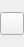
<?xml version="1.0" encoding="UTF-8"?>
<ui version="4.0">
 <class>LC_PointPickButton</class>
 <widget class="QWidget" name="LC_PointPickButton">
  <property name="geometry">
   <rect>
    <x>0</x>
    <y>0</y>
    <width>23</width>
    <height>46</height>
   </rect>
  </property>
  <property name="maximumSize">
   <size>
    <width>23</width>
    <height>16777215</height>
   </size>
  </property>
  <property name="windowTitle">
   <string>Form</string>
  </property>
  <layout class="QGridLayout" name="gridLayout" rowstretch="0,5,0">
   <property name="leftMargin">
    <number>0</number>
   </property>
   <property name="topMargin">
    <number>0</number>
   </property>
   <property name="rightMargin">
    <number>0</number>
   </property>
   <property name="bottomMargin">
    <number>0</number>
   </property>
   <property name="spacing">
    <number>0</number>
   </property>
   <item row="0" column="0">
    <widget class="QLabel" name="label">
     <property name="sizePolicy">
      <sizepolicy hsizetype="Fixed" vsizetype="Preferred">
       <horstretch>0</horstretch>
       <verstretch>0</verstretch>
      </sizepolicy>
     </property>
     <property name="minimumSize">
      <size>
       <width>0</width>
       <height>0</height>
      </size>
     </property>
     <property name="maximumSize">
      <size>
       <width>23</width>
       <height>12</height>
      </size>
     </property>
     <property name="text">
      <string/>
     </property>
     <property name="pixmap">
      <pixmap resource="../../../../res/icons/icons.qrc">:/icons/ui_corner_top.lci</pixmap>
     </property>
     <property name="scaledContents">
      <bool>true</bool>
     </property>
    </widget>
   </item>
   <item row="1" column="0">
    <widget class="QToolButton" name="toolButton">
     <property name="text">
      <string/>
     </property>
     <property name="icon">
      <iconset resource="../../../../res/icons/icons.qrc">
       <normaloff>:/icons/interactive_pick_distance.lci</normaloff>:/icons/interactive_pick_distance.lci</iconset>
     </property>
    </widget>
   </item>
   <item row="2" column="0">
    <widget class="QLabel" name="label_2">
     <property name="sizePolicy">
      <sizepolicy hsizetype="Preferred" vsizetype="Preferred">
       <horstretch>0</horstretch>
       <verstretch>0</verstretch>
      </sizepolicy>
     </property>
     <property name="minimumSize">
      <size>
       <width>0</width>
       <height>0</height>
      </size>
     </property>
     <property name="maximumSize">
      <size>
       <width>23</width>
       <height>12</height>
      </size>
     </property>
     <property name="text">
      <string/>
     </property>
     <property name="pixmap">
      <pixmap resource="../../../../res/icons/icons.qrc">:/icons/ui_corner_bottom.lci</pixmap>
     </property>
     <property name="scaledContents">
      <bool>true</bool>
     </property>
    </widget>
   </item>
  </layout>
 </widget>
 <resources>
  <include location="../../../../res/icons/icons.qrc"/>
 </resources>
 <connections/>
</ui>
